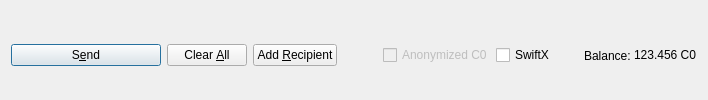
         <widget class="QFrame" name="frame_Send">
          <layout class="QHBoxLayout" name="horizontalLayout">
           <property name="bottomMargin">
            <number>0</number>
           </property>
           <item>
            <widget class="QPushButton" name="sendButton">
             <property name="minimumSize">
              <size>
               <width>150</width>
               <height>0</height>
              </size>
             </property>
             <property name="toolTip">
              <string>Confirm the send action</string>
             </property>
             <property name="text">
              <string>S&amp;end</string>
             </property>
             <property name="icon">
              <iconset resource="../carbonzero.qrc">
               <normaloff>:/icons/send</normaloff>:/icons/send</iconset>
             </property>
             <property name="autoDefault">
              <bool>false</bool>
             </property>
             <property name="default">
              <bool>true</bool>
             </property>
            </widget>
           </item>
           <item>
            <widget class="QPushButton" name="clearButton">
             <property name="sizePolicy">
              <sizepolicy hsizetype="Minimum" vsizetype="Fixed">
               <horstretch>0</horstretch>
               <verstretch>0</verstretch>
              </sizepolicy>
             </property>
             <property name="toolTip">
              <string>Clear all fields of the form.</string>
             </property>
             <property name="text">
              <string>Clear &amp;All</string>
             </property>
             <property name="icon">
              <iconset resource="../carbonzero.qrc">
               <normaloff>:/icons/remove</normaloff>:/icons/remove</iconset>
             </property>
             <property name="autoDefault">
              <bool>false</bool>
             </property>
            </widget>
           </item>
           <item>
            <widget class="QPushButton" name="addButton">
             <property name="toolTip">
              <string>Send to multiple recipients at once</string>
             </property>
             <property name="text">
              <string>Add &amp;Recipient</string>
             </property>
             <property name="icon">
              <iconset resource="../carbonzero.qrc">
               <normaloff>:/icons/add</normaloff>:/icons/add</iconset>
             </property>
             <property name="autoDefault">
              <bool>false</bool>
             </property>
            </widget>
           </item>
           <item>
            <spacer name="horizontalSpacer">
             <property name="orientation">
              <enum>Qt::Horizontal</enum>
             </property>
             <property name="sizeHint" stdset="0">
              <size>
               <width>40</width>
               <height>20</height>
              </size>
             </property>
            </spacer>
           </item>
           <item>
            <layout class="QHBoxLayout" name="horizontalLayout_2">
             <property name="spacing">
              <number>3</number>
             </property>
             <item>
              <widget class="QCheckBox" name="checkzC0">
               <property name="enabled">
                <bool>false</bool>
               </property>
               <property name="text">
                <string>Anonymized C0</string>
               </property>
              </widget>
             </item>
             <item>
              <widget class="QCheckBox" name="checkSwiftTX">
               <property name="enabled">
                <bool>true</bool>
               </property>
               <property name="minimumSize">
                <size>
                 <width>85</width>
                 <height>0</height>
                </size>
               </property>
               <property name="text">
                <string>SwiftX</string>
               </property>
              </widget>
             </item>
             <item>
              <widget class="QLabel" name="label">
               <property name="text">
                <string>Balance:</string>
               </property>
              </widget>
             </item>
             <item>
              <widget class="QLabel" name="labelBalance">
               <property name="sizePolicy">
                <sizepolicy hsizetype="Preferred" vsizetype="Fixed">
                 <horstretch>0</horstretch>
                 <verstretch>0</verstretch>
                </sizepolicy>
               </property>
               <property name="cursor">
                <cursorShape>IBeamCursor</cursorShape>
               </property>
               <property name="text">
                <string notr="true">123.456 C0</string>
               </property>
               <property name="textInteractionFlags">
                <set>Qt::LinksAccessibleByMouse|Qt::TextSelectableByKeyboard|Qt::TextSelectableByMouse</set>
               </property>
              </widget>
             </item>
            </layout>
           </item>
          </layout>
         </widget>
